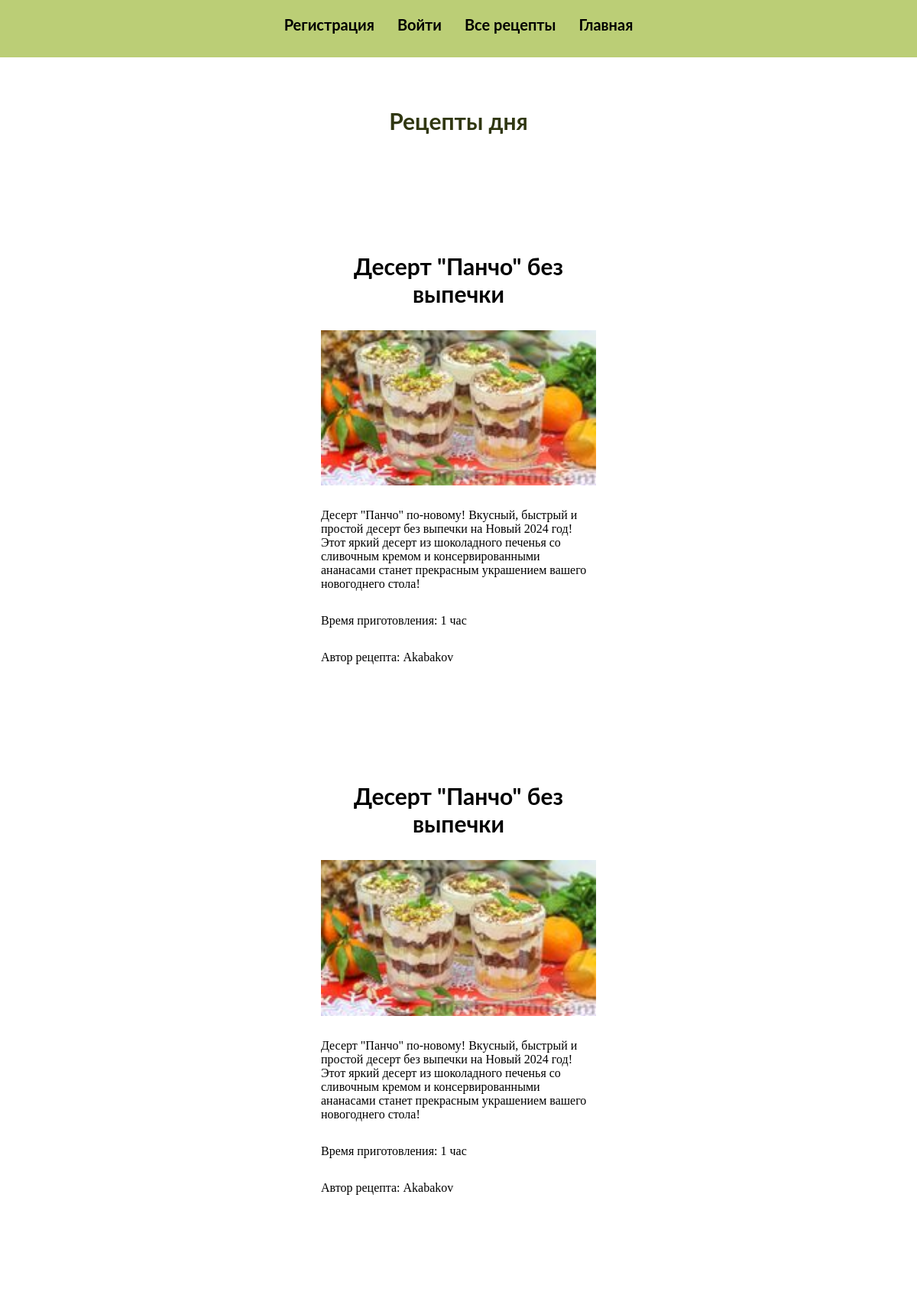
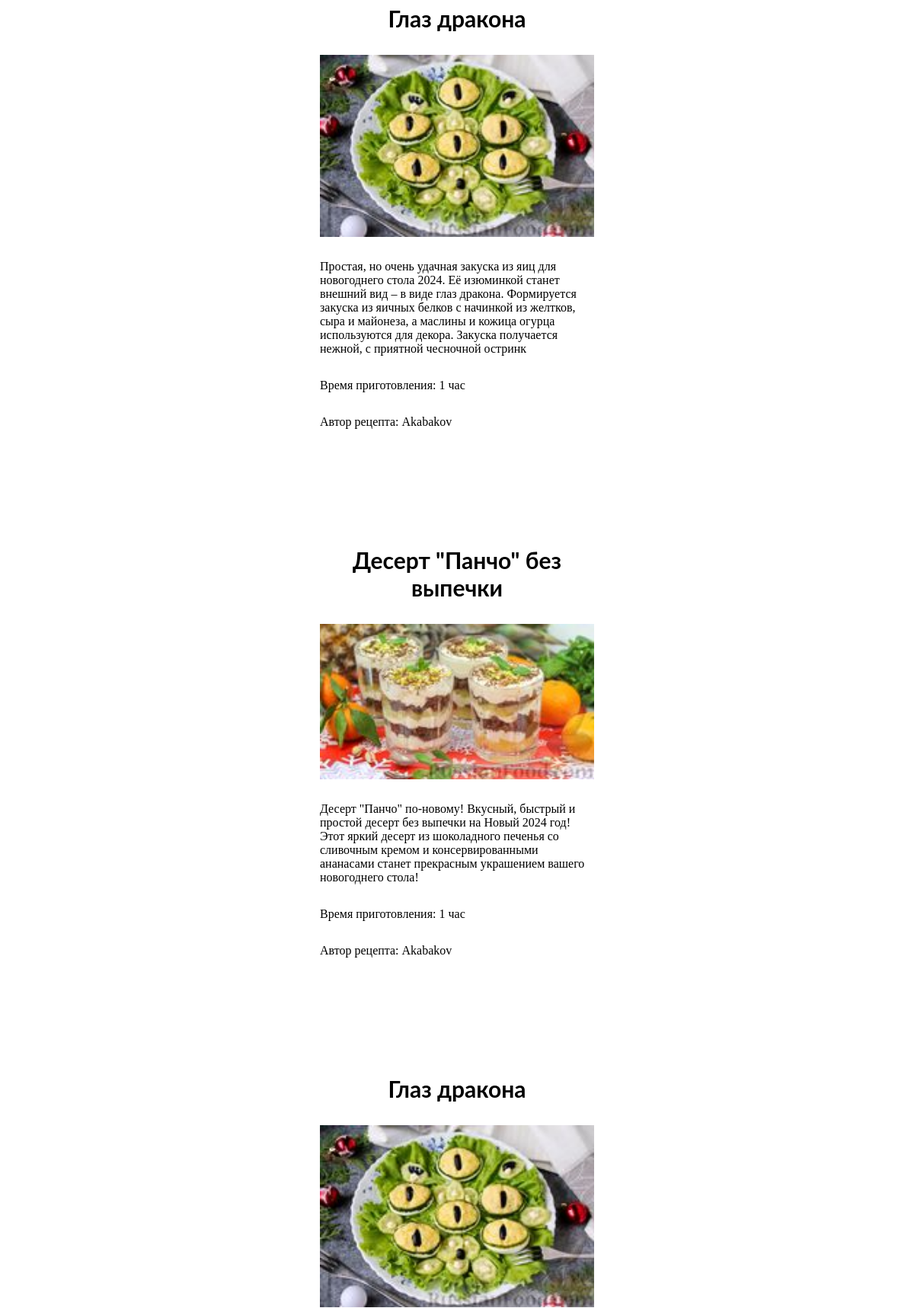
Screenshot of /res/main/ (upper part) with the database file from the repository (2 pictures, top to bottom).
### res/models.py (models this page shows, shortened)
class Recipe(models.Model):
    recipe_name = models.CharField(max_length=100)
    description = models.CharField(max_length=500)
    products = models.TextField()
    steps = models.TextField()
    time = models.CharField(max_length=10)
    picture = models.ImageField(default=None, upload_to=settings.MEDIA_ROOT)
    reg_data = models.DateField(auto_now=True)
    author = models.ForeignKey(User, on_delete=models.CASCADE)
    category_name = models.ForeignKey(Category, on_delete=models.CASCADE)

### res/views.py (the view)
# urls.py: path('main/', views.five_recipe, name='main'),
def five_recipe(request):
    recipes = models.Recipe.objects.all()
    if recipes:
        return render(request, 'res/main.html', {'recipes': choices(recipes, k=5)})
    return render(request, 'res/main.html', {'recipes': recipes})

### res/templates/res/main.html (shortened to what this page needs)
{% extends 'res/index.html' %}
{% load static %}
{% block content %}
    <section class="up">
        <h1 class="name">Рецепты дня</h1>
    </section>
    {% for recipe in recipes %}
    <div class="five_recipe">
        <a href="{% url 'recipe' recipe.pk %}" class="recipe_name">{{ recipe.recipe_name }}</a>
        <img src="{% static recipe.picture %}" class="recipe_picture"/>
        <div>{{ recipe.description }}</div>
        <div>Время приготовления: {{ recipe.time }}</div>
        <div>Автор рецепта: {{ recipe.author }}</div>
    </div>
    {% endfor %}
{% endblock %}

### res/static/style.css (style rules this page uses)
body { margin: 0; }
h1, h3 { margin: 0; }
a { text-decoration: none; }
.up { display: grid; justify-content: center; grid-template-columns: auto; grid-template-rows: auto; margin-left: auto; margin-right: auto; margin-top: 65px; }
.name { color: #303711; font-family: 'Lato'; font-size: 30px; font-style: normal; font-weight: 700; line-height: normal; }
.five_recipe { display: grid; grid-template-columns: repeat(1, 360px); grid-template-rows: auto; max-width: 1600px; margin-left: auto; margin-right: auto; margin-top: 54px; gap: 30px; justify-content: center; }
.recipe_name { color: #000; font-family: 'Lato'; font-size: 30px; font-style: normal; font-weight: 700; line-height: normal; margin-top: 100px; text-align: center; }
.recipe_picture { width: 360px; }

### rows the page displays
Recipe: recipe_name "Десерт \"Панчо\" без выпечки", picture (picture), description "Десерт \"Панчо\" по-новому! Вкусный, быстрый и простой десерт без выпечки на Новый 2024 год! Этот яркий десерт из шоколадного печенья со сливочным кремом и консервированными ананасами станет прекрасным украшением вашего новогоднего стола!", time "1 час", author "Akabakov"
Recipe: recipe_name "Глаз дракона", picture (picture), description "Простая, но очень удачная закуска из яиц для новогоднего стола 2024. Её изюминкой станет внешний вид – в виде глаз дракона. Формируется закуска из яичных белков с начинкой из желтков, сыра и майонеза, а маслины и кожица огурца используются для декора. Закуска получается нежной, с приятной чесночной остринк", time "1 час", author "Akabakov"
